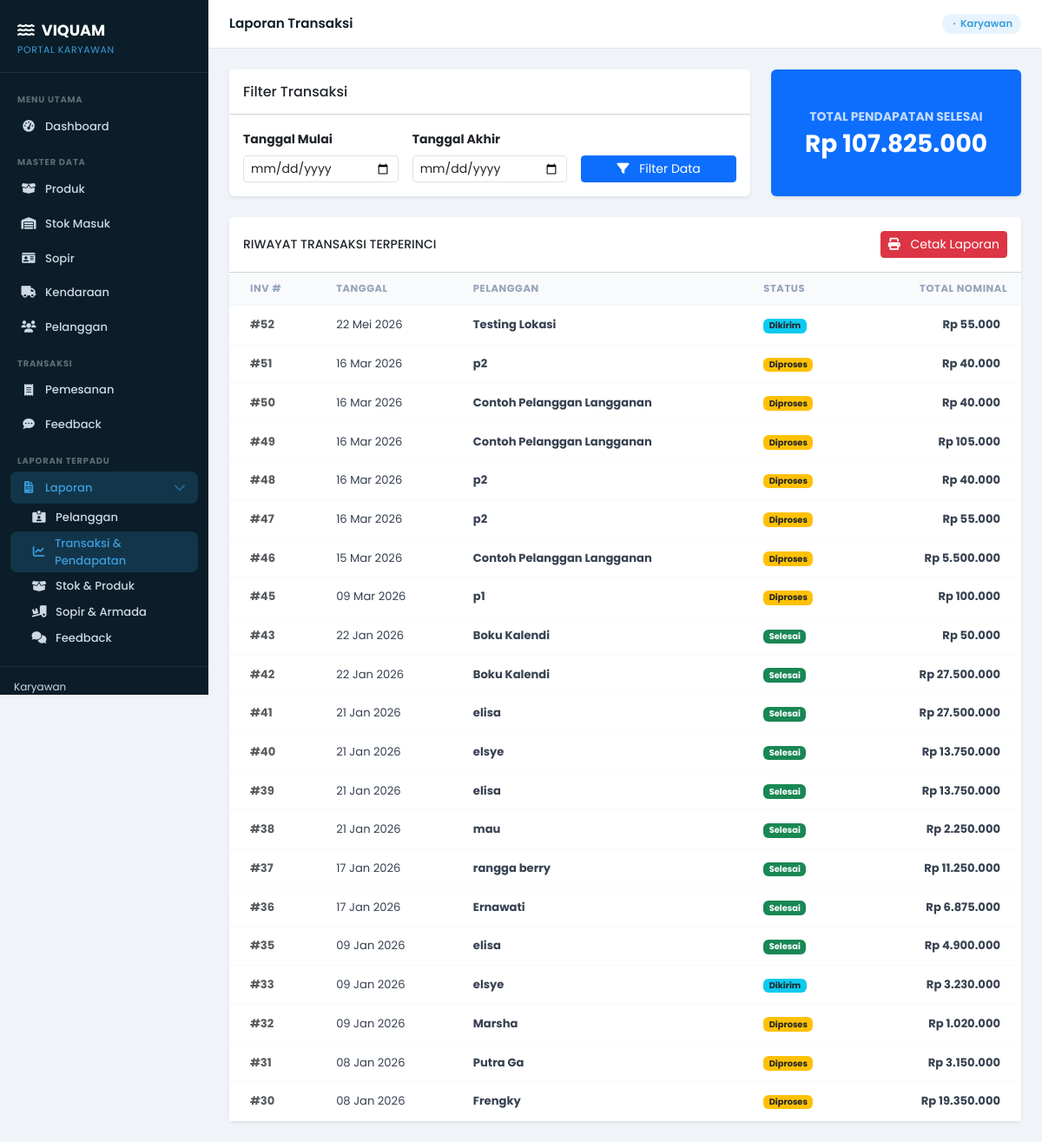
The app's page /laporan/pemesanan-pendapatan/, older data.
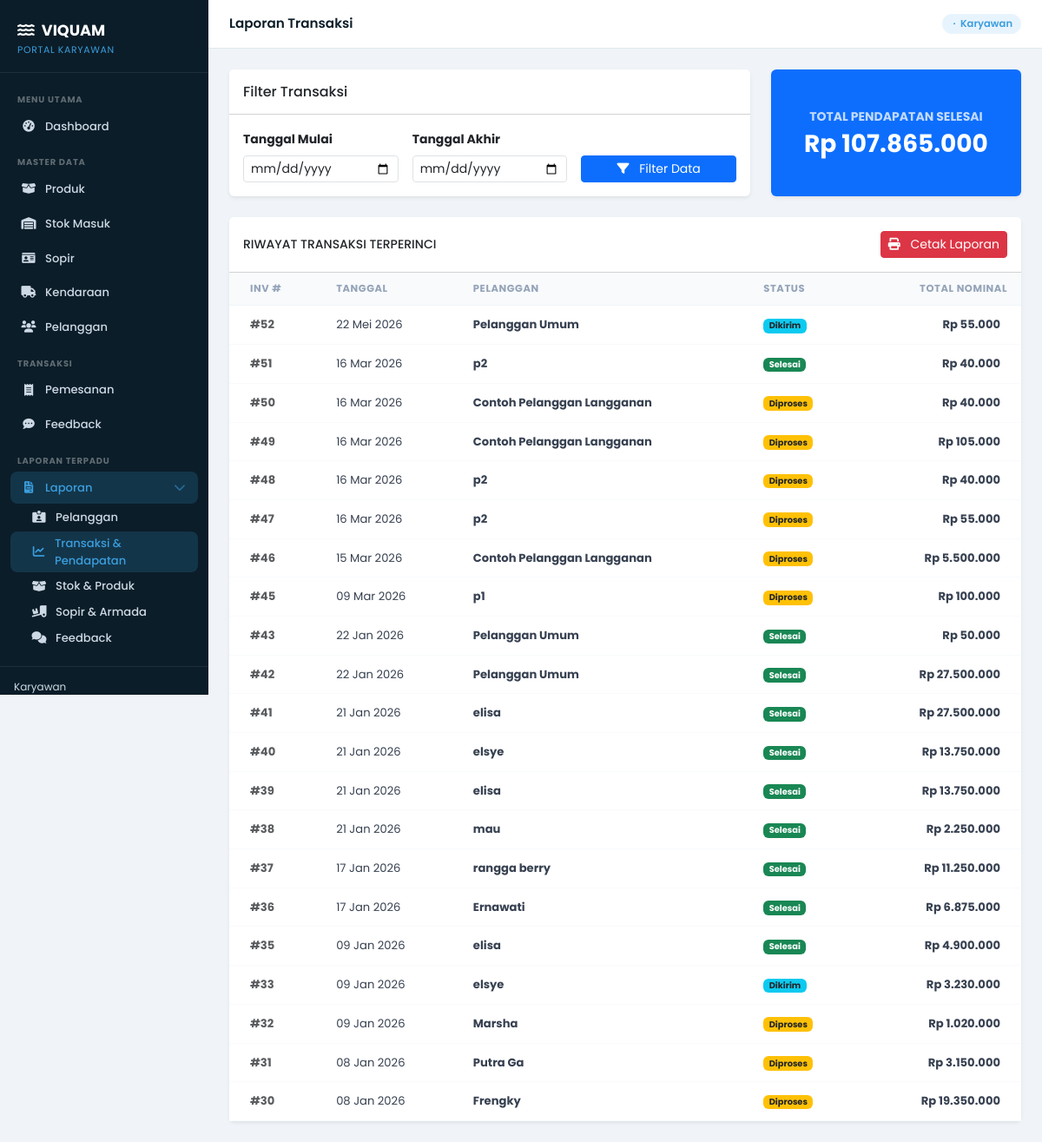
The same page, newer data.
### core/models.py (models this page shows, shortened)
class Pemesanan(models.Model):
    STATUS_CHOICES = [
        ('Diproses', 'Diproses'),
        ('Dikirim', 'Dikirim'),
        ('Selesai', 'Selesai'),
        ('Dibatalkan', 'Dibatalkan'),
    ]
    JENIS_PEMBAYARAN_CHOICES = [
        ('Transfer', 'Transfer'),
        ('COD', 'COD (Bayar di Tempat)'),
        ('Piutang', 'Piutang (Bayar Nanti)'),
    ]
    STATUS_PEMBAYARAN_CHOICES = [
        ('Belum Bayar', 'Belum Bayar'),
        ('DP', 'DP (Uang Muka)'),
        ('Lunas', 'Lunas'),
    ]
    idPemesanan = models.AutoField(primary_key=True, verbose_name='ID Pemesanan')
    idPelanggan = models.ForeignKey(Pelanggan, on_delete=models.SET_NULL, null=True, blank=True, verbose_name='Pelanggan')
    latitude = models.DecimalField(max_digits=10, decimal_places=7, null=True, blank=True, verbose_name='Latitude Pengiriman')
    longitude = models.DecimalField(max_digits=10, decimal_places=7, null=True, blank=True, verbose_name='Longitude Pengiriman')
    tanggalPemesanan = models.DateTimeField(default=timezone.now, verbose_name='Tanggal Pemesanan')
    alamatPengiriman = models.CharField(max_length=200, verbose_name='Alamat Pengiriman')
    total = models.DecimalField(max_digits=10, decimal_places=2, default=0.00, verbose_name='Total Harga')
    buktiBayar = models.ImageField(upload_to='bukti_pembayaran/', null=True, blank=True, verbose_name='Bukti Pembayaran')
    status = models.CharField(max_length=25, choices=STATUS_CHOICES, default='Diproses', verbose_name='Status Pemesanan')
    fotoPengiriman = models.ImageField(upload_to='bukti_pengiriman/', null=True, blank=True, verbose_name='Foto Pengiriman')
    idSopir = models.ForeignKey(Sopir, on_delete=models.SET_NULL, null=True, blank=True, verbose_name='Sopir Pengirim')
    updated_by = models.ForeignKey(User, on_delete=models.SET_NULL, null=True, blank=True, verbose_name='Diperbarui Oleh')
    last_updated = models.DateTimeField(auto_now=True, verbose_name='Waktu Pembaruan Terakhir')
    keterangan_admin = models.CharField(max_length=255, null=True, blank=True, verbose_name='Keterangan Aktivitas Admin')
    jenisPembayaran = models.CharField(max_length=25, choices=JENIS_PEMBAYARAN_CHOICES, default='Transfer', verbose_name='Jenis Pembayaran')
    statusPembayaran = models.CharField(max_length=25, choices=STATUS_PEMBAYARAN_CHOICES, default='Lunas', verbose_name='Status Pembayaran')
    nominalDibayar = models.DecimalField(max_digits=10, decimal_places=2, default=0.00, verbose_name='Nominal Dibayar')
    sisaTagihan = models.DecimalField(max_digits=10, decimal_places=2, default=0.00, verbose_name='Sisa Tagihan')
    jatuhTempo = models.DateField(null=True, blank=True, verbose_name='Jatuh Tempo')
    class Meta:
        verbose_name = 'Pemesanan'
        verbose_name_plural = 'Pemesanan'

class Pelanggan(models.Model):
    idPelanggan = models.AutoField(primary_key=True, verbose_name='ID Pelanggan')
    nama = models.CharField(max_length=50, verbose_name='Nama Pelanggan')
    noWa = models.CharField(max_length=20, verbose_name='Nomor WhatsApp')
    alamat = models.CharField(max_length=200, verbose_name='Detail Alamat (Blok/No Rumah)')
    latitude = models.DecimalField(max_digits=10, decimal_places=7, null=True, blank=True, verbose_name='Latitude')
    longitude = models.DecimalField(max_digits=10, decimal_places=7, null=True, blank=True, verbose_name='Longitude')
    username = models.CharField(max_length=20, unique=True, verbose_name='Username')
    password = models.CharField(max_length=150, verbose_name='Password (Hash)')
    isLangganan = models.BooleanField(default=False, verbose_name='Pelanggan Langganan')
    npwp = models.CharField(max_length=20, null=True, blank=True, verbose_name='NPWP')
    class Meta:
        verbose_name = 'Pelanggan'
        verbose_name_plural = 'Pelanggan'

### core/karyawan_views.py (the view)
# urls.py: path('laporan/pemesanan-pendapatan/', karyawan_views.laporan_pemesanan_pendapatan, name='laporan-pemesanan-pendapatan'),
def laporan_pemesanan_pendapatan(request):
    start_date, end_date, tgl_mulai, tgl_akhir = _parse_date_range(request)
    pesanan_qs = Pemesanan.objects.select_related('idPelanggan').all().order_by('-tanggalPemesanan')
    if start_date:
        pesanan_qs = pesanan_qs.filter(tanggalPemesanan__gte=start_date)
    if end_date:
        pesanan_qs = pesanan_qs.filter(tanggalPemesanan__lte=end_date)
    total_pendapatan = pesanan_qs.filter(status='Selesai').aggregate(
        total=Coalesce(Sum('total'), Value(0), output_field=DecimalField())
    )['total']
    return render(request, 'core/laporan_pemesanan_pendapatan.html', {
        'pesanan_list': pesanan_qs,
        'total_pendapatan': total_pendapatan,
        'tgl_mulai': tgl_mulai,
        'tgl_akhir': tgl_akhir,
        'active_menu': 'laporan_pemesanan'
    })

### core/karyawan_views.py (called while the page is built)
def _parse_date_range(request):
    tgl_mulai = request.GET.get('tgl_mulai')
    tgl_akhir = request.GET.get('tgl_akhir')
    start_date = None
    end_date = None
    if tgl_mulai:
        try:
            start_date = datetime.strptime(tgl_mulai, '%Y-%m-%d')
        except ValueError:
            pass
    if tgl_akhir:
        try:
            end_date = datetime.strptime(tgl_akhir, '%Y-%m-%d')
        except ValueError:
            pass
    return start_date, end_date, tgl_mulai, tgl_akhir

### core/templates/core/laporan_pemesanan_pendapatan.html (shortened to what the changed rows need)
{% extends "karyawan/base_karyawan.html" %}
{% load humanize %}
{% block content %}
<div class="row g-4 mb-4">
    <div class="col-md-4">
        <div class="card shadow-sm border-0 bg-primary text-white h-100">
            <div class="card-body d-flex flex-column justify-content-center text-center">
                <span class="small opacity-75 text-uppercase fw-bold mb-1">Total Pendapatan Selesai</span>
                <h3 class="fw-bold mb-0">Rp {{ total_pendapatan|floatformat:0|intcomma }}</h3>
            </div>
        </div>
    </div>
</div>
<div class="card shadow-sm border-0">
    <div class="card-body p-0">
        <div class="table-responsive">
            <table class="table table-hover align-middle mb-0" style="font-size: .82rem;">
                <thead class="bg-light">
                    <tr>
                        <th class="ps-4">Inv #</th>
                        <th>Tanggal</th>
                        <th>Pelanggan</th>
                        <th>Status</th>
                        <th class="text-end">Total Nominal</th>
                    </tr>
                </thead>
                <tbody>
                    {% for pemesanan in pesanan_list %}
                    <tr>
                        <td class="ps-4 fw-bold text-muted">#{{ pemesanan.idPemesanan }}</td>
                        <td>{{ pemesanan.tanggalPemesanan|date:"d M Y" }}</td>
                        <td>
                            <div class="fw-bold">{{ pemesanan.idPelanggan.nama|default:"Pelanggan Umum" }}</div>
                        </td>
                        <td>
                            {% if pemesanan.status == 'Selesai' %}
                                <span class="badge bg-success">Selesai</span>
                            {% elif pemesanan.status == 'Diproses' %}
                                <span class="badge bg-warning text-dark">Diproses</span>
                            {% elif pemesanan.status == 'Dikirim' %}
                                <span class="badge bg-info text-dark">Dikirim</span>
                            {% else %}
                                <span class="badge bg-secondary">{{ pemesanan.status }}</span>
                            {% endif %}
                        </td>
                        <td class="pe-4 text-end fw-bold">
                            Rp {{ pemesanan.total|floatformat:0|intcomma }}
                        </td>
                    </tr>
                    {% empty %}
                    <tr>
                        <td colspan="5" class="text-center py-4 text-muted">
                            Tidak ditemukan transaksi pada rentang waktu ini.
                        </td>
                    </tr>
                    {% endfor %}
                </tbody>
            </table>
        </div>
    </div>
</div>
{% endblock %}

Row changes from the older to the newer data that the page shows:
changed Pemesanan "22 Mei 2026": idPelanggan.nama "Testing Lokasi" → "Pelanggan Umum"
changed Pemesanan id 51: status "Diproses" → "Selesai"
changed Pemesanan id 43: idPelanggan.nama "Boku Kalendi" → "Pelanggan Umum"
changed Pemesanan id 42: idPelanggan.nama "Boku Kalendi" → "Pelanggan Umum"
Text that changed along with them:
{{ total_pendapatan|floatformat:0|intcomma }}: "107.825.000" → "107.865.000"
